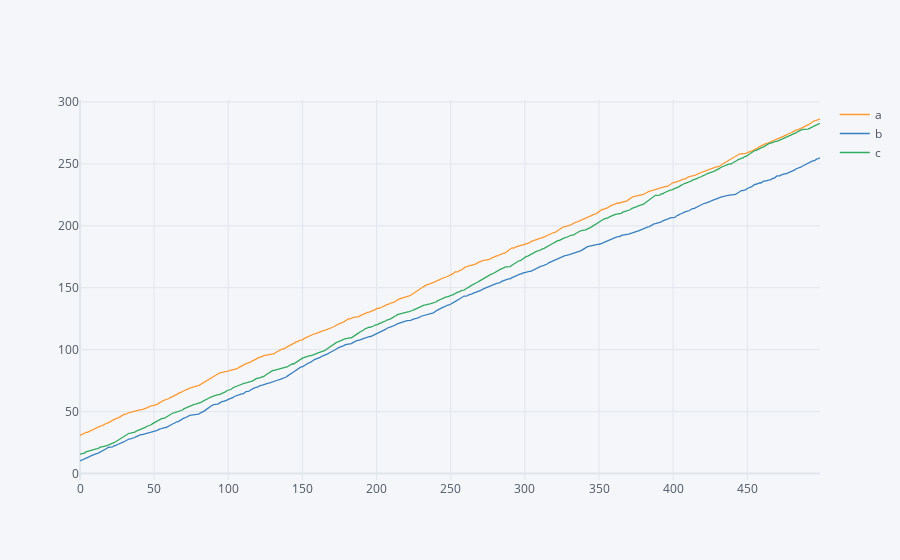

Notebook source saved alongside this figure:
### Code cell
df1.iplot()

### Figure 1 — Plotly figure (JSON) as saved in the notebook; plotly's stock layout.template omitted (floating-point values rounded to 4 significant figures; data arrays with more than 128 entries replaced by an {"elided": "..."} marker saying what was removed)
{"data": [{"line": {"color": "rgba(255, 153, 51, 1.0)", "dash": "solid", "shape": "linear", "width": 1.3}, "mode": "lines", "name": "a", "text": "", "type": "scatter", "x": {"elided": "500 int values"}, "y": {"elided": "500 float values"}}, {"line": {"color": "rgba(55, 128, 191, 1.0)", "dash": "solid", "shape": "linear", "width": 1.3}, "mode": "lines", "name": "b", "text": "", "type": "scatter", "x": {"elided": "500 int values"}, "y": {"elided": "500 float values"}}, {"line": {"color": "rgba(50, 171, 96, 1.0)", "dash": "solid", "shape": "linear", "width": 1.3}, "mode": "lines", "name": "c", "text": "", "type": "scatter", "x": {"elided": "500 int values"}, "y": {"elided": "500 float values"}}], "layout": {"legend": {"bgcolor": "#F5F6F9", "font": {"color": "#4D5663"}}, "paper_bgcolor": "#F5F6F9", "plot_bgcolor": "#F5F6F9", "title": {"font": {"color": "#4D5663"}}, "xaxis": {"gridcolor": "#E1E5ED", "showgrid": true, "tickfont": {"color": "#4D5663"}, "title": {"font": {"color": "#4D5663"}, "text": ""}, "zerolinecolor": "#E1E5ED"}, "yaxis": {"gridcolor": "#E1E5ED", "showgrid": true, "tickfont": {"color": "#4D5663"}, "title": {"font": {"color": "#4D5663"}, "text": ""}, "zerolinecolor": "#E1E5ED"}}}
